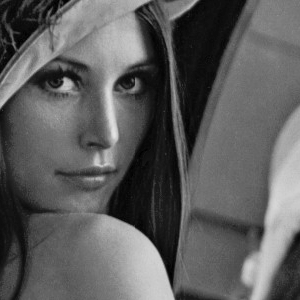
#> input picture Fig0222(a)(face).tif, 300 x 300 px
$ python process.py   (older library calls are emulated)
#> lines starting #> are read from the running program, lines starting #| are printed output that depends on the picture
#!/usr/bin/env python3
# -*- coding: utf-8 -*-
# File              : process.py
# Author            : phamlehuy53 <unknownsol98@gmail>
# Date              : 23.01.2021
# Last Modified Date: 29.01.2021
# Last Modified By  : phamlehuy53 <unknownsol98@gmail>
# %%
import numpy as np
import cv2
from matplotlib import pyplot as plt
import sys
import os

CURRENT_DIR = os.path.dirname(__file__) if '__file__' in dir() else '.'
if CURRENT_DIR == '.':
	print('Warning: Program not run by source script!')
sys.path.insert(1, os.path.join( CURRENT_DIR, '../../'))

import image_processing
L = image_processing.L
# %%
def get_distribution(image: np.ndarray):
    gray_dist = np.zeros( shape=(L, ), dtype=np.uint32 )
    flatten_img = np.ravel(image)
    for i in flatten_img:
        gray_dist[i] += 1
    return gray_dist

# [77 lines left out: functions hist, equal_hist, match_hist, not called in this run]
# %%
if __name__ == "__main__":
    image = cv2.imread(os.path.join(CURRENT_DIR, '../Fig0222(a)(face).tif'), 0)
#> image is the input picture: shape (300, 300); min 0, max 228, mean 93.3
    hist_match_image = cv2.imread(os.path.join(CURRENT_DIR, '../download-(58).jpeg'), cv2.IMREAD_GRAYSCALE)
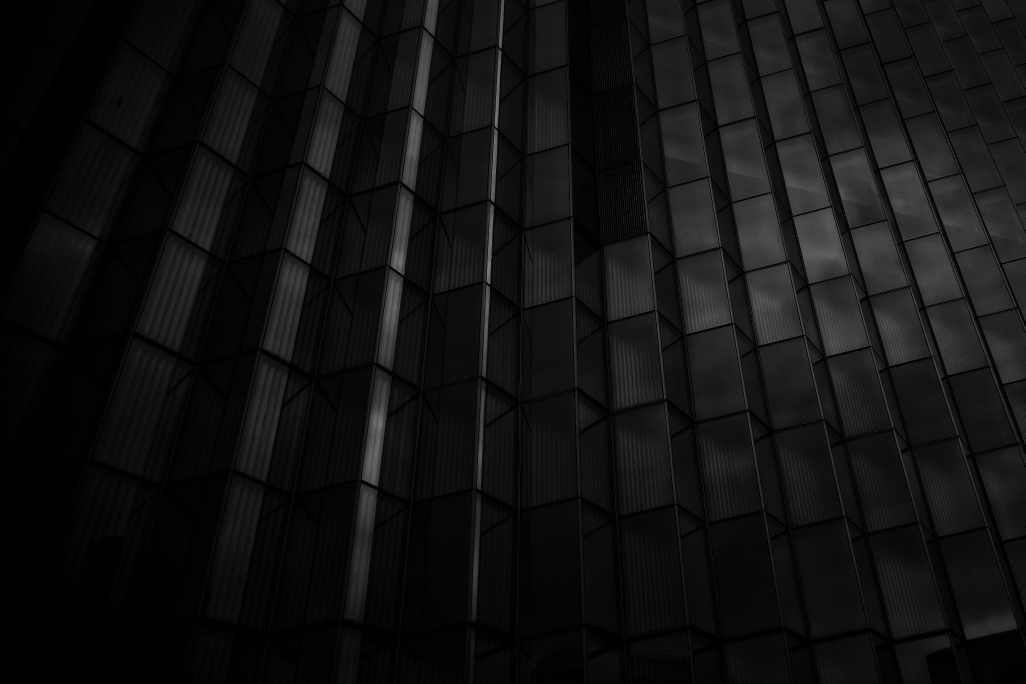
#> input picture download-(58).jpeg, 4103 x 2735 px (shown at 1/4 size)
#> hist_match_image: shape (2735, 4103); min 0, max 232, mean 17.3
    hist_match_image = cv2.resize( hist_match_image, tuple(np.array(hist_match_image.shape[2::-1])//7) )
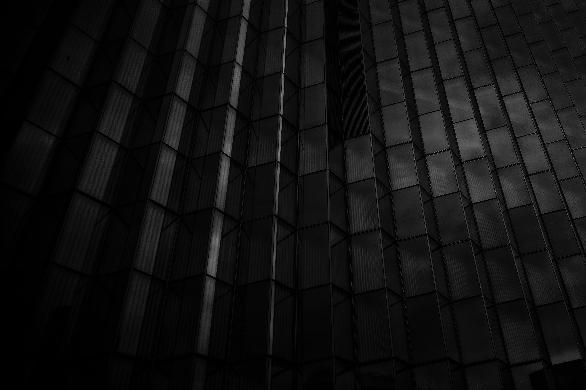
#> hist_match_image: shape (390, 586); min 0, max 157, mean 17.2
    # %%
#> (the run stopped early here; a loop or call above may not have finished)
